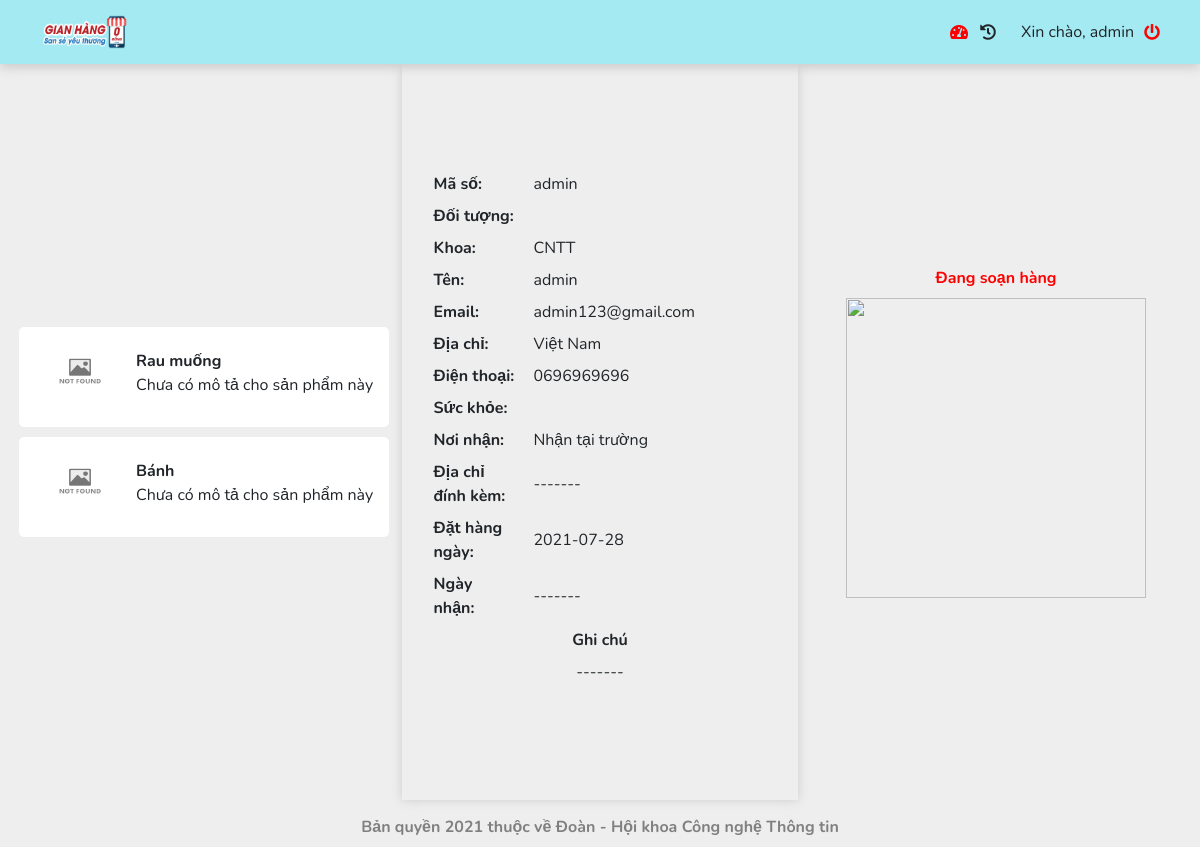
Screenshot of /Home/Ordered/8 (signed in) with the database file from the repository.
### tables this page shows
CREATE TABLE `products` (
  `ID` int(11) NOT NULL,
  `ProductName` varchar(255) NOT NULL,
  `IDCate` int(11) NOT NULL,
  `Image` varchar(255) DEFAULT NULL,
  `Description` varchar(255) DEFAULT NULL,
  `Quantity` int(11) NOT NULL,
  `Store` int(11) NOT NULL,
  `CreatedDay` date NOT NULL,
  `Status` tinyint(4) NOT NULL DEFAULT 1
);

CREATE TABLE `orders` (
  `ID` int(11) NOT NULL,
  `CustomerID` int(11) NOT NULL,
  `CustomerName` varchar(250) NOT NULL,
  `CustomerEmail` varchar(250) NOT NULL,
  `CustomerAddress` varchar(250) NOT NULL,
  `CustomerPhone` varchar(50) NOT NULL,
  `MSSV` varchar(50) NOT NULL,
  `Object` varchar(255) DEFAULT NULL,
  `Health` varchar(255) NOT NULL,
  `Khoa` varchar(50) NOT NULL,
  `Place` varchar(250) NOT NULL,
  `Address` varchar(250) NOT NULL,
  `Note` varchar(300) NOT NULL,
  `CreatedDay` date NOT NULL,
  `ReceivedDay` varchar(50) DEFAULT NULL,
  `Status` tinyint(1) NOT NULL DEFAULT 0
);

### MVC/Controllers/Home.php (called while the page is built, shortened)
<?php
class Home extends ViewModel
{
	protected $orders;
	function __construct()
	{
		$this->orders = $this->getModel('OrdersDAL');
	}
	public function Ordered($orderID)
	{
		$products = $this->getModel('ProductsDAL');
		$orderdetails = $this->getModel('OrderDetailsDAL');
		$listOrderDetail = json_decode($orderdetails->getOrderDetailByOrderID($orderID), true);
		$orderByID = json_decode($this->orders->getOrderByID($orderID), true);
		$listOrdered = array();
		foreach ($listOrderDetail as $item) {
			$product = json_decode($products->getProductByID($item['ProductID']), true);
			array_push($listOrdered, [
				'ProductName' => $product['ProductName'],
				'Image' => $product['Image'],
				'Description' => $product['Description']
			]);
		}
		$this->loadView('Shared', 'Layout', [
			'title' => 'Hóa đơn',
			'page' => 'Home/Ordered',
			'orderByID' => $orderByID,
			'listOrdered' => $listOrdered
		]);
	}
}

### MVC/Core/App.php (called while the page is built, shortened)
<?php
class App{
	protected $controller = 'Home';
	protected $action = 'Index';
	function __construct(){
		$url = $this->getUrl();
		$link = './MVC/Controllers/';
		if (file_exists($link.$url[0].'.php')) {
			$this->controller = $url[0];
		}
		unset($url[0]);
		if (isset($url[1])) {
			if (method_exists($this->controller, $url[1])) {
				$this->action = $url[1];
			}
			unset($url[1]);
		}
		$this->controller = new $this->controller;
		$this->parametres = (!empty($url))?array_values($url):[];
		call_user_func_array(array($this->controller,$this->action), $this->parametres);
	}
	private function getURL(){
		$url = isset($_GET['url'])?explode('/', trim($_GET['url'],'/')):[$this->controller,$this->action];
		return $url;
	}
}
?>

### index.php (called while the page is built, shortened)
<?php
    $init = new App();
?>

### MVC/Core/Database.php (called while the page is built, shortened)
<?php
class Database{
	function __construct(){
		try {
			$this->connectionString = mysqli_connect(DB_HOST,DB_USERNAME,DB_PASSWORD,DB_SERVERNAME);
		} catch (Exception $e) {
			exit($e->getMessage());
		}
	}
}
?>

### MVC/Models/OrderDetailsDAL.php (called while the page is built, shortened)
<?php
class OrderDetailsDAL extends Database
{
    public function getOrderDetailByOrderID($orderID){
		$query = "SELECT * FROM orderdetails WHERE OrderID = $orderID";
		$result = mysqli_query($this->connectionString,$query);
		$array = array();
		while ($rows = mysqli_fetch_assoc($result)) {
			$array[] = $rows;
		}
		return json_encode($array);
	}
}

### MVC/Models/ProductsDAL.php (called while the page is built, shortened)
<?php
class ProductsDAL extends Database
{
    public function getProductByID($productID)
    {
        $query = "SELECT * FROM products WHERE ID = $productID LIMIT 1";
        $result = mysqli_query($this->connectionString, $query);
        return json_encode(mysqli_fetch_assoc($result));
    }
}

### MVC/Models/OrdersDAL.php (called while the page is built, shortened)
<?php
class OrdersDAL extends Database
{
	public function getOrderByID($orderID)
	{
		$query = "SELECT * FROM orders WHERE ID = $orderID";
		$result = mysqli_query($this->connectionString, $query);
		return json_encode(mysqli_fetch_assoc($result));
	}
}

### MVC/Views/Home/Ordered.php (the view, shortened to what this page needs)
<div class="content" style="height:92%;">
    <div class="order-wrapper">
        <div class="ordered">
            <?php foreach ($model['listOrdered'] as $key => $value) : ?>
                <div class="item appear">
                    <div class="item-image">
                        <img style="width:90%;height:90%;background-size:100% auto;border-radius:5px;" src="<?php echo IMAGE_URL . '/' . $value['Image']; ?>" />
                    </div>
                    <div class="item-infor">
                        <label class="item-name" title="<?php echo $value['ProductName']; ?>"><?php echo $value['ProductName']; ?></label>
                        <label class="item-description" title="<?php echo ($value['Description'] ? $value['Description'] : 'Chưa có mô tả cho sản phẩm này'); ?>"><?php echo ($value['Description'] ? $value['Description'] : 'Chưa có mô tả cho sản phẩm này'); ?></label>
                    </div>
                </div>
            <?php endforeach; ?>
        </div>
        <div class="infor scroll-down">
            <div class="infor-item">
                <label style="font-weight:bold;width:25%;">Mã số:</label>
                <label style="width:70%;"><?php echo $model['orderByID']['MSSV']; ?></label>
            </div>
            <div class="infor-item">
                <label style="font-weight:bold;width:25%;">Đối tượng:</label>
            </div>
            <div class="infor-item">
                <label style="font-weight:bold;width:25%;">Khoa:</label>
                <label style="width:70%;"><?php echo $model['orderByID']['Khoa']; ?></label>
            </div>
            <div class="infor-item">
                <label style="font-weight:bold;width:25%;">Tên:</label>
                <label style="width:70%;"><?php echo $model['orderByID']['CustomerName']; ?></label>
            </div>
            <div class="infor-item">
                <label style="font-weight:bold;width:25%;">Email:</label>
                <label style="width:70%;"><?php echo $model['orderByID']['CustomerEmail']; ?></label>
            </div>
            <div class="infor-item">
                <label style="font-weight:bold;width:25%;">Địa chỉ:</label>
                <label style="width:70%;"><?php echo $model['orderByID']['CustomerAddress']; ?></label>
            </div>
            <div class="infor-item">
                <label style="font-weight:bold;width:25%;">Điện thoại:</label>
                <label style="width:70%;"><?php echo $model['orderByID']['CustomerPhone']; ?></label>
            </div>
            <div class="infor-item">
                <label style="font-weight:bold;width:25%;">Sức khỏe:</label>
            </div>
            <div class="infor-item">
                <label style="font-weight:bold;width:25%;">Nơi nhận:</label>
                <label style="width:70%;"><?php echo $model['orderByID']['Place']; ?></label>
            </div>
            <div class="infor-item">
                <label style="font-weight:bold;width:25%;">Địa chỉ đính kèm:</label>
                <label style="width:70%;"><?php echo $model['orderByID']['Address'] ? $model['orderByID']['Address'] : '-------'; ?></label>
            </div>
            <div class="infor-item">
                <label style="font-weight:bold;width:25%;">Đặt hàng ngày:</label>
                <label style="width:70%;"><?php echo $model['orderByID']['CreatedDay']; ?></label>
            </div>
            <div class="infor-item">
                <label style="font-weight:bold;width:25%;">Ngày nhận:</label>
                <label style="width:70%;"><?php echo $model['orderByID']['ReceivedDay'] ? $model['orderByID']['ReceivedDay'] : '-------'; ?></label>
            </div>
            <label style="font-weight:bold">Ghi chú</label>
            <label><?php echo $model['orderByID']['Note'] ? $model['orderByID']['Note'] : '-------'; ?></label>
        </div>
        <div class="status scroll-down">
            <?php if ($model['orderByID']['Status'] == 2) : ?>
                <label style="color:green;font-weight:bold">Đã nhận</label>
                <img style="width:300px;height:300px" src="<?php echo IMAGE_URL . '/received.gif'; ?>" />
            <?php elseif ($model['orderByID']['Status'] == 0) : ?>
                <label style="color:red;font-weight:bold">Đang xử lý</label>
                <img style="width:300px;height:300px" src="<?php echo IMAGE_URL . '/process.gif'; ?>" />
            <?php else : ?>
                <label style="color:red;font-weight:bold">Đang soạn hàng</label>
                <img style="width:300px;height:300px" src="<?php echo IMAGE_URL . '/process.gif'; ?>" />
            <?php endif; ?>
        </div>
    </div>
</div>

### Public/css/style.css (style rules this page uses)
body { width: 100%; height: 100vh; background-color: #eee !important; }
* { margin: 0; padding: 0; box-sizing: border-box; text-decoration: none; list-style: none; font-family: 'Nunito', sans-serif; }
.scroll-down { animation: scroll-down 1s ease; }
.content { width: 100%; position: relative; display: flex; flex-direction: column; }
.content .order-wrapper { width: 100%; height: 100%; display: flex; justify-content: center; }
.content .order-wrapper .infor .infor-item { width: 90%; display: flex; justify-content: space-between; align-items: center; }
.content .order-wrapper .infor, .content .order-wrapper .detail { box-shadow: 0 0 10px #ccc; }
.content .order-wrapper .ordered, .content .order-wrapper .infor, .content .order-wrapper .status, .content .order-wrapper .carts, .content .order-wrapper .detail, .content .order-wrapper .method { width: 33%; height: 100%; max-width: 33%; max-height: 100%; padding: 13px; overflow: scroll; }
.content .order-wrapper .ordered, .content .order-wrapper .infor, .content .order-wrapper .status { display: flex; flex-direction: column; justify-content: center; align-items: center; }
.content .wrapper-carts .item, .content .order-wrapper .ordered .item, .content .order-wrapper .carts .item { position: relative; width: 100%; height: 100px; background-color: #fff; padding: 15px; margin: 15px 0px; display: flex; justify-content:space-between; align-items: center; border-radius: 5px; animation: show-cart-item 0.5s ease; }
.content .order-wrapper .ordered .item { margin: 5px 0px; }
.content .wrapper-carts .item .item-image, .content .order-wrapper .ordered .item .item-image, .content .order-wrapper .carts .item .item-image { width: 30%; height: 100%; }
.content .wrapper-carts .item .item-infor, .content .order-wrapper .ordered .item .item-infor, .content .order-wrapper .carts .item .item-infor { width: 70%; display: flex; flex-direction: column; }
.content .wrapper-carts .item .item-name, .content .order-wrapper .ordered .item .item-name, .content .order-wrapper .carts .item .item-name { width: 95%; max-width: 95%; margin: 0; font-weight: bold; overflow: hidden; }

### rows the page displays
products: Image (picture), ProductName "Rau muống", shows "Chưa có mô tả cho sản phẩm này"
products: Image (picture), ProductName "Bánh", shows "Chưa có mô tả cho sản phẩm này"
orders: MSSV "admin", Khoa "CNTT", CustomerName "admin", CustomerEmail "admin123@gmail.com", CustomerAddress "Việt Nam", CustomerPhone "0696969696", Place "Nhận tại trường", CreatedDay "2021-07-28"

### other values shown
$_SESSION['USER_SESSION'] "admin"
